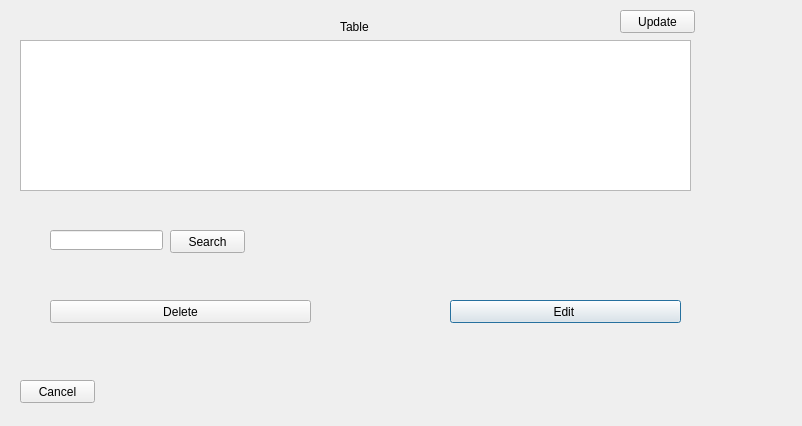
<?xml version="1.0" encoding="UTF-8"?>
<ui version="4.0">
 <class>DialogAdmin</class>
 <widget class="QDialog" name="DialogAdmin">
  <property name="geometry">
   <rect>
    <x>0</x>
    <y>0</y>
    <width>802</width>
    <height>426</height>
   </rect>
  </property>
  <property name="windowTitle">
   <string>Dialog</string>
  </property>
  <widget class="QPushButton" name="close">
   <property name="geometry">
    <rect>
     <x>20</x>
     <y>380</y>
     <width>75</width>
     <height>23</height>
    </rect>
   </property>
   <property name="text">
    <string>Canсel</string>
   </property>
   <property name="autoDefault">
    <bool>false</bool>
   </property>
  </widget>
  <widget class="QTableView" name="tableView">
   <property name="geometry">
    <rect>
     <x>20</x>
     <y>40</y>
     <width>671</width>
     <height>151</height>
    </rect>
   </property>
   <property name="editTriggers">
    <set>QAbstractItemView::AnyKeyPressed|QAbstractItemView::EditKeyPressed</set>
   </property>
   <property name="selectionMode">
    <enum>QAbstractItemView::SingleSelection</enum>
   </property>
   <property name="selectionBehavior">
    <enum>QAbstractItemView::SelectRows</enum>
   </property>
   <property name="sortingEnabled">
    <bool>true</bool>
   </property>
   <attribute name="horizontalHeaderCascadingSectionResizes">
    <bool>false</bool>
   </attribute>
   <attribute name="horizontalHeaderDefaultSectionSize">
    <number>130</number>
   </attribute>
   <attribute name="horizontalHeaderMinimumSectionSize">
    <number>60</number>
   </attribute>
   <attribute name="horizontalHeaderShowSortIndicator" stdset="0">
    <bool>true</bool>
   </attribute>
   <attribute name="horizontalHeaderStretchLastSection">
    <bool>true</bool>
   </attribute>
   <attribute name="verticalHeaderVisible">
    <bool>false</bool>
   </attribute>
  </widget>
  <widget class="QLabel" name="label">
   <property name="geometry">
    <rect>
     <x>340</x>
     <y>20</y>
     <width>47</width>
     <height>13</height>
    </rect>
   </property>
   <property name="text">
    <string>Table</string>
   </property>
  </widget>
  <widget class="QPushButton" name="editButton">
   <property name="geometry">
    <rect>
     <x>450</x>
     <y>300</y>
     <width>231</width>
     <height>23</height>
    </rect>
   </property>
   <property name="text">
    <string>Edit </string>
   </property>
  </widget>
  <widget class="QPushButton" name="deleting">
   <property name="geometry">
    <rect>
     <x>50</x>
     <y>300</y>
     <width>261</width>
     <height>23</height>
    </rect>
   </property>
   <property name="text">
    <string>Delete</string>
   </property>
  </widget>
  <widget class="QLineEdit" name="searchEdit">
   <property name="geometry">
    <rect>
     <x>50</x>
     <y>230</y>
     <width>113</width>
     <height>20</height>
    </rect>
   </property>
  </widget>
  <widget class="QPushButton" name="searchButton">
   <property name="geometry">
    <rect>
     <x>170</x>
     <y>230</y>
     <width>75</width>
     <height>23</height>
    </rect>
   </property>
   <property name="text">
    <string>Search</string>
   </property>
  </widget>
  <widget class="QPushButton" name="updateButton">
   <property name="geometry">
    <rect>
     <x>620</x>
     <y>10</y>
     <width>75</width>
     <height>23</height>
    </rect>
   </property>
   <property name="text">
    <string>Update</string>
   </property>
  </widget>
 </widget>
 <resources/>
 <connections/>
</ui>
